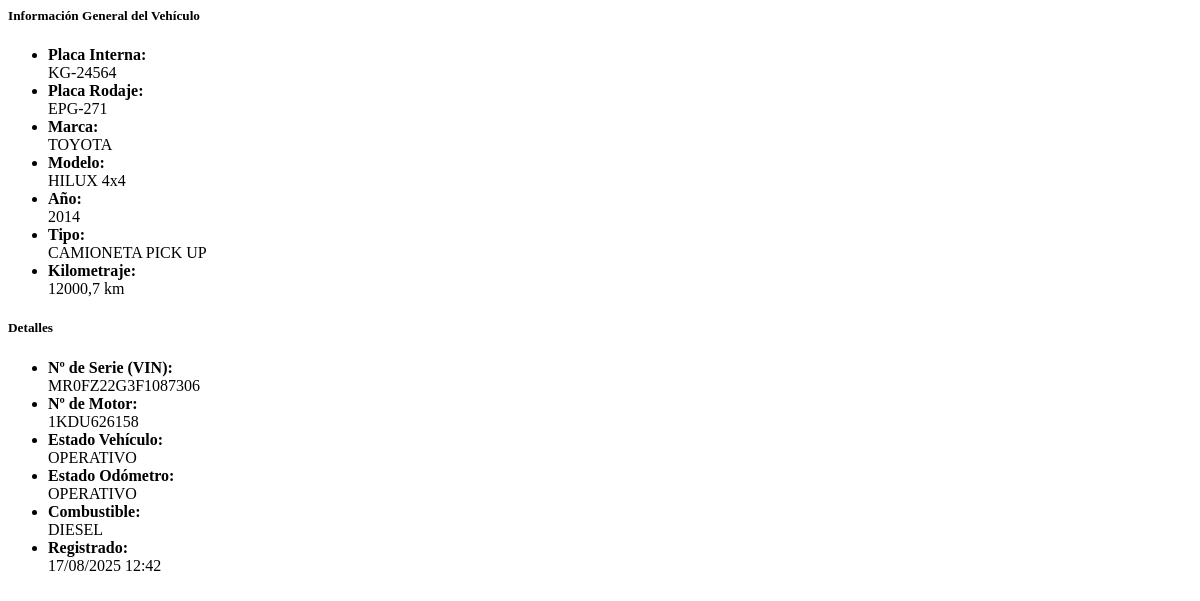
/vehiculos/1/, run on an earlier commit of the app's database.
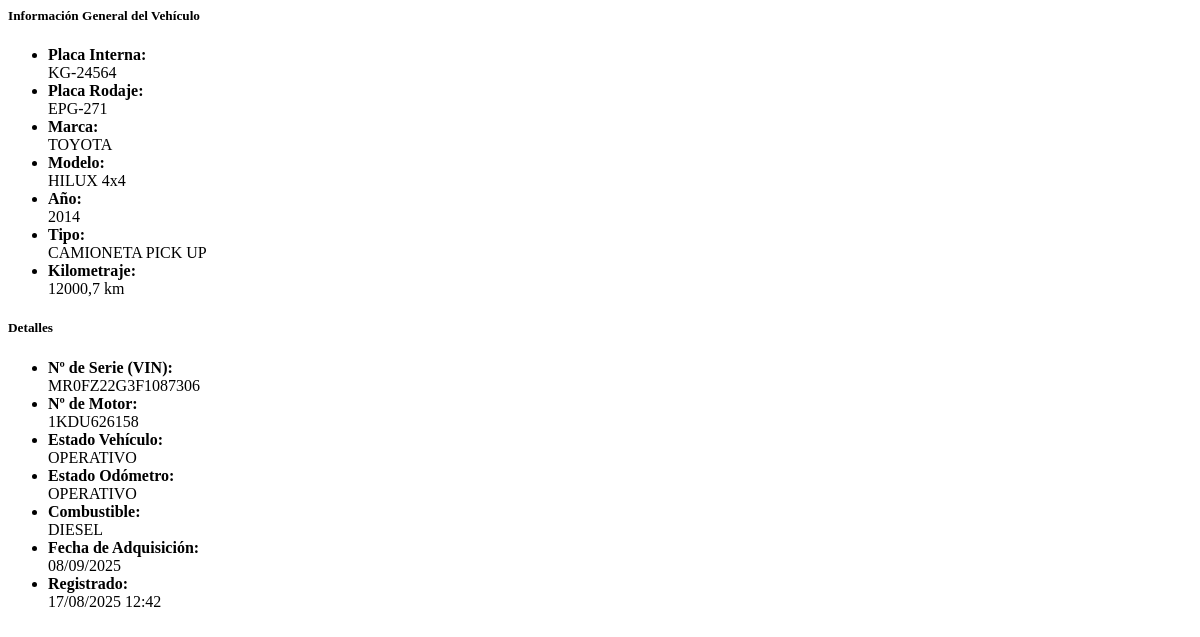
And on a later commit of the database.
### vehiculo/models.py (models this page shows, shortened)
class Vehiculo(models.Model):
    placa_int = models.CharField(
        max_length=8,
        unique=True,
        verbose_name="Placa Interna"
    )
    placa_rod = models.CharField(
        max_length=8,
        unique=True,
        verbose_name="Placa Rodaje"
    )
    vin = models.CharField(
        max_length= 20,
        unique=True,
        verbose_name= 'N° de serie'
    )
    num_motor = models.CharField(
        max_length= 25,
        verbose_name= 'N° de motor'
    )
    marca = models.CharField(
        max_length=50,
        verbose_name="Marca"
    )
    modelo = models.CharField(
        max_length=50,
        verbose_name="Modelo"
    )
    anio = models.PositiveIntegerField(
        verbose_name="Año"
    )
    tipo = models.CharField(
        max_length=30,
        choices=TIPOS_VEHICULO_CHOICES,
        default='Sedan',
        verbose_name='Tipo'
    )
    kilometraje = models.DecimalField(
        max_digits= 18,
        decimal_places=1,
        blank=False,
        null=False,
        verbose_name="Kilometraje"
    )
    estado_vehi = models.CharField(
        max_length=30,
        choices=ESTADOS_VEHICULO_CHOICES,
        default='OPERATIVO',
        verbose_name='Estado del vehículo'
    )
    estado_odo = models.CharField(
        max_length=30,
        choices=ESTADOS_ODOMETRO_VEHICULO_CHOICES,
        default='OPERATIVO',
        verbose_name='Estado del odometro'
    )
    fecha_adquisicion = models.DateTimeField(
        blank=True,
        null= True,
        verbose_name= 'Fecha de adquisición'
    )
    tipo_combustible = models.CharField(
        max_length=20,
        choices=TIPO_COMBUSTIBLE_CHOICES,
        default='Gasolina',
        verbose_name="Tipo de Combustible"
    )
    funcion = models.CharField(
        max_length=30,
        choices=FUNCION_VEHICULO_CHOICES,
        default='ADMINISTRATIVO',
        verbose_name='Función policial'
    )
    valor = models.DecimalField(
        max_digits= 18,
        decimal_places=2,
        blank=True,
        null=True,
        verbose_name="Valor"
    )
    subunidad = models.ForeignKey(
        SubUnidad,
        on_delete= models.CASCADE,
        verbose_name= 'Sub Unidad Asignada'
    )
    created = models.DateTimeField(
        auto_now_add=True,
        editable=True
    )
    class Meta:
        verbose_name = "Vehículo"
        verbose_name_plural = "Vehículos"
        ordering = ['created']

### vehiculo/views.py (the view)
# urls.py: path('<int:id>/', views.vehiculo_detalle, name='vehiculo_detalle'),
def vehiculo_detalle(request,id):
    vehiculo = get_object_or_404(Vehiculo, id=id)
    context = {'vehiculo':vehiculo}
    return render(request, 'vehiculo/detalle.html', context)

### templates/vehiculo/detalle.html (shortened to what the changed rows need)
<div class="container-fluid">
    <div class="card mb-3 shadow-sm">
        <div class="card-body">
            <ul class="list-group list-group-flush">
                <li class="list-group-item d-flex justify-content-between align-items-center">
                    <div><strong>Placa Interna:</strong></div>
                    <span>{{ vehiculo.placa_int }}</span>
                </li>
                <li class="list-group-item d-flex justify-content-between align-items-center">
                    <div><strong>Placa Rodaje:</strong></div>
                    <span>{{ vehiculo.placa_rod }}</span>
                </li>
                <li class="list-group-item d-flex justify-content-between align-items-center">
                    <div><strong>Marca:</strong></div>
                    <span>{{ vehiculo.marca }}</span>
                </li>
                <li class="list-group-item d-flex justify-content-between align-items-center">
                    <div><strong>Modelo:</strong></div>
                    <span>{{ vehiculo.modelo }}</span>
                </li>
                <li class="list-group-item d-flex justify-content-between align-items-center">
                    <div><strong>Año:</strong></div>
                    <span>{{ vehiculo.anio }}</span>
                </li>
                <li class="list-group-item d-flex justify-content-between align-items-center">
                    <div><strong>Tipo:</strong></div>
                    <span>{{ vehiculo.get_tipo_display }}</span>
                </li>
                <li class="list-group-item d-flex justify-content-between align-items-center">
                    <div><strong>Kilometraje:</strong></div>
                    <span>{{ vehiculo.kilometraje }} km</span>
                </li>
            </ul>
        </div>
    </div>
    <div class="card mb-3 shadow-sm">
        <div class="collapse" id="identificacionCollapse">
            <div class="card-body">
                <ul class="list-group list-group-flush">
                    {% if vehiculo.vin %}
                    <li class="list-group-item d-flex justify-content-between align-items-center">
                        <div><strong>Nº de Serie (VIN):</strong></div>
                        <span>{{ vehiculo.vin }}</span>
                    </li>
                    {% endif %}
                    {% if vehiculo.num_motor %}
                    <li class="list-group-item d-flex justify-content-between align-items-center">
                        <div><strong>Nº de Motor:</strong></div>
                        <span>{{ vehiculo.num_motor }}</span>
                    </li>
                    {% endif %}
                    <li class="list-group-item d-flex justify-content-between align-items-center">
                        <div><strong>Estado Vehículo:</strong></div>
                        <span>{{ vehiculo.estado_vehi }}</span>
                    </li>
                    <li class="list-group-item d-flex justify-content-between align-items-center">
                        <div><strong>Estado Odómetro:</strong></div>
                        <span>{{ vehiculo.estado_odo }}</span>
                    </li>
                    {% if vehiculo.tipo_combustible %}
                    <li class="list-group-item d-flex justify-content-between align-items-center">
                        <div><strong>Combustible:</strong></div>
                        <span>{{ vehiculo.get_tipo_combustible_display }}</span>
                    </li>
                    {% endif %}
                    {% if vehiculo.fecha_adquisicion %}
                    <li class="list-group-item d-flex justify-content-between align-items-center">
                        <div><strong>Fecha de
                                Adquisición:</strong></div>
                        <span>{{ vehiculo.fecha_adquisicion|date:"d/m/Y" }}</span>
                    </li>
                    {% endif %}
                    <li class="list-group-item d-flex justify-content-between align-items-center">
                        <div><strong>Registrado:</strong></div>
                        <span>{{ vehiculo.created|date:"d/m/Y H:i" }}</span>
                    </li>
                </ul>
            </div>
        </div>
    </div>

What changed in the data, as far as the page shows it:
changed Vehiculo "KG-24564": fecha_adquisicion (not shown) → "08/09/2025"
Also different on the page:
text now shown: "Fecha de Adquisición:"
